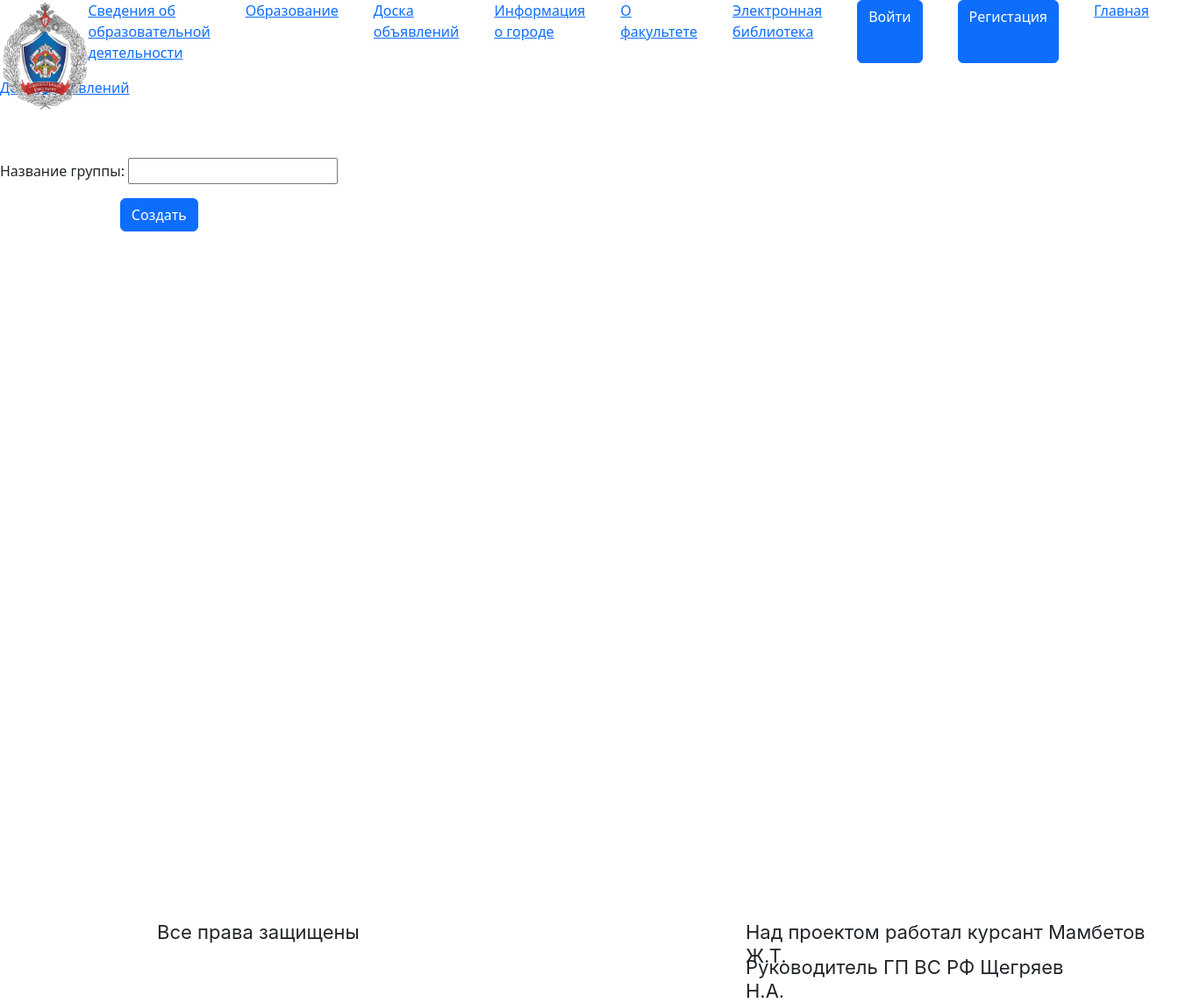
Before: /boards/ with the older database file.
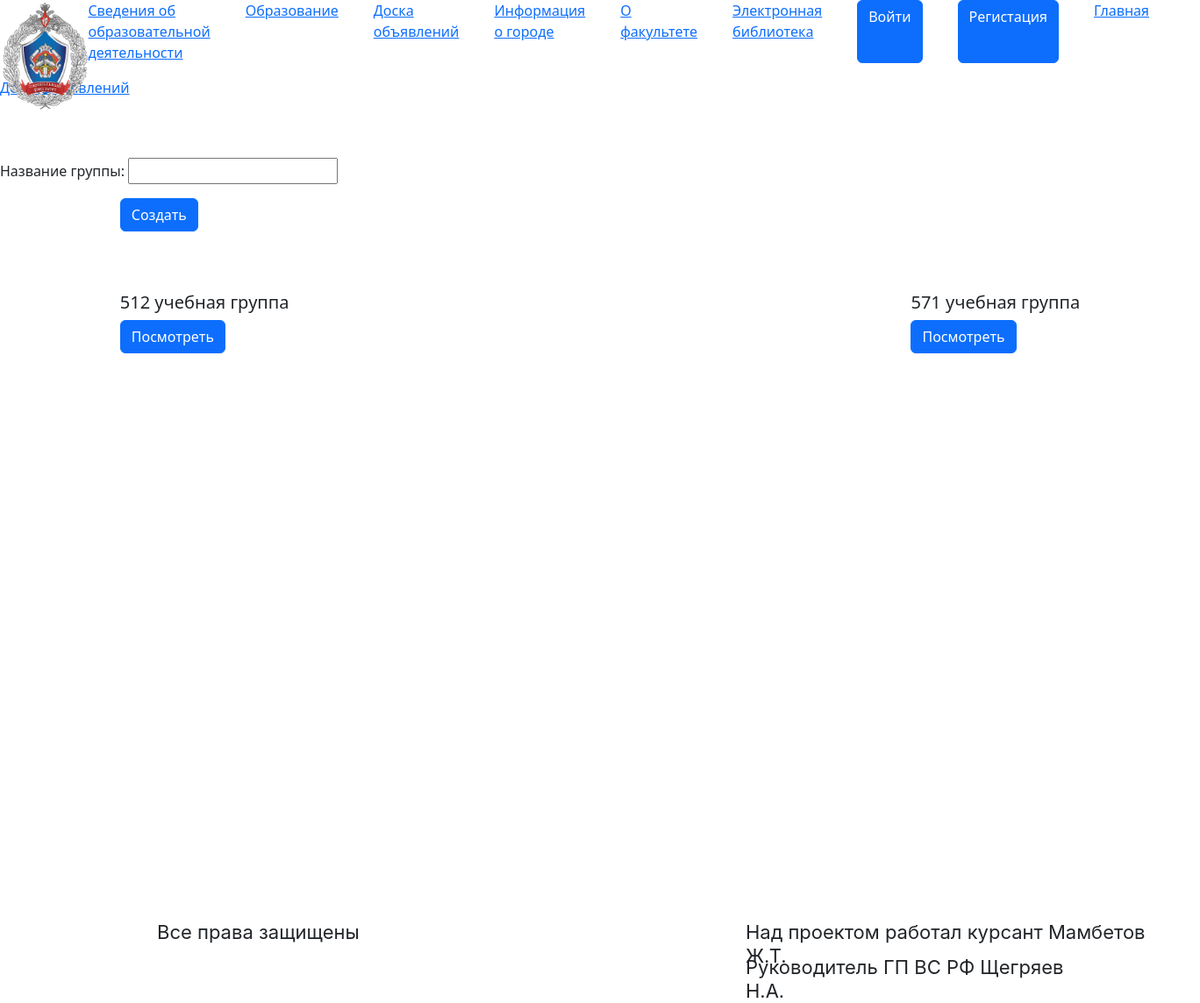
After: the same page with the newer database file.
### boards/models.py (models this page shows, shortened)
class Group(models.Model):
    author = models.ForeignKey(User, on_delete=models.CASCADE, null=True)
    title = models.CharField(max_length=255)

### boards/views.py (the view, shortened to what this page needs)
# urls.py: path('', groups_view),
def groups_view(request):
    if request.method == 'GET':
        boards = Group.objects.all()
        data = {
            'boards': boards,
            'form': GroupCreateForm,
            'user': get_user_from_request(request)
        }
        return render(request, template_name='board/doska.html', context=data)

### users/utils.py (called while the page is built)
def get_user_from_request(request):
    return request.user if not request.user.is_anonymous else None

### templates/board/doska.html (shortened to what this page needs)
{% extends 'layouts/index.html' %}
{% block content %}
        <a class="doska" href="">Доска объявлений</a>
    <div style="margin-top: 5%">
        <form action="/boards/" method="post">
            {{ form.as_p }}
            <input type="submit" class="btn btn-primary" value="Создать" style="margin-left: 10%; margin-bottom: 5%;">
        </form>
    </div>
    <div class="groups">
        {% for board in boards %}
            <div class="card_body">
                <h5>{{ board.title }}</h5>
                <a href="/boards/{{ board.id }}/" class="btn btn-primary">Посмотреть</a>
            </div>
        {% endfor %}
    </div>
{% endblock %}

### templates/layouts/index.html (shortened to what this page needs)
{% load static %}
<!DOCTYPE html>
<html lang="ru">
<head>
    <link rel="stylesheet" href="https://cdn.jsdelivr.net/npm/bootstrap@5.2.2/dist/css/bootstrap.min.css"
>
</head>
<body>
        <header class="header">
            <img src="/media/emblema.png" class="emblema" alt="">
            <nav class="header__nav">
                <ul class="header__list">
                <li class="header__item"><a class="header__link" href="/faculties/">Сведения об образовательной деятельности</a></li>
                <li class="header__item"><a class="header__link" href="/edu/">Образование</a></li>
                <li class="header__item"><a class="header__link" href="/boards/">Доска объявлений</a></li>
                <li class="header__item"><a class="header__link" href="/city/">Информация о городе</a></li>
                <li class="header__item"><a class="header__link" href="/faculty-5/">О факультете</a></li>
                <li class="header__item"><a class="header__link" href="/edu/library/">Электронная библиотека</a></li>
                    {% if user %}
                        <p class="header__link">Пользователь: {{ user.username }}</p>
                        <a href="/users/logout/" class="btn btn-primary">Выйти</a>
                    {% else %}
                        <a href="/users/login/" class="btn btn-primary">Войти</a>
                        <a href="/users/register/" class="btn btn-primary">Регистация</a>
                    {% endif %}
                    <li class="header__item"><a class="header__link" href="/">Главная</a></li>
            </ul></nav>
        </header>
{% block content %}
{% endblock %}
{% block footer %}
        <div class="footer">
            <p class="Footer">Все права защищены  </p>
    <p class="Footer2">Над проектом работал курсант Мамбетов Ж.Т. </p>
    <p class="Footer3">Руководитель ГП ВС РФ Щегряев Н.А. </p>
        </div>
{% endblock %}
</body>
</html>

### templates/board/doska.html (style rules this page uses)
.groups { display: flex; justify-content: space-between; margin-left: 10%; width: 80%; flex-wrap: wrap; }

Changed rows visible on the page:
added Group: title "512 учебная группа"
added Group: title "571 учебная группа"
